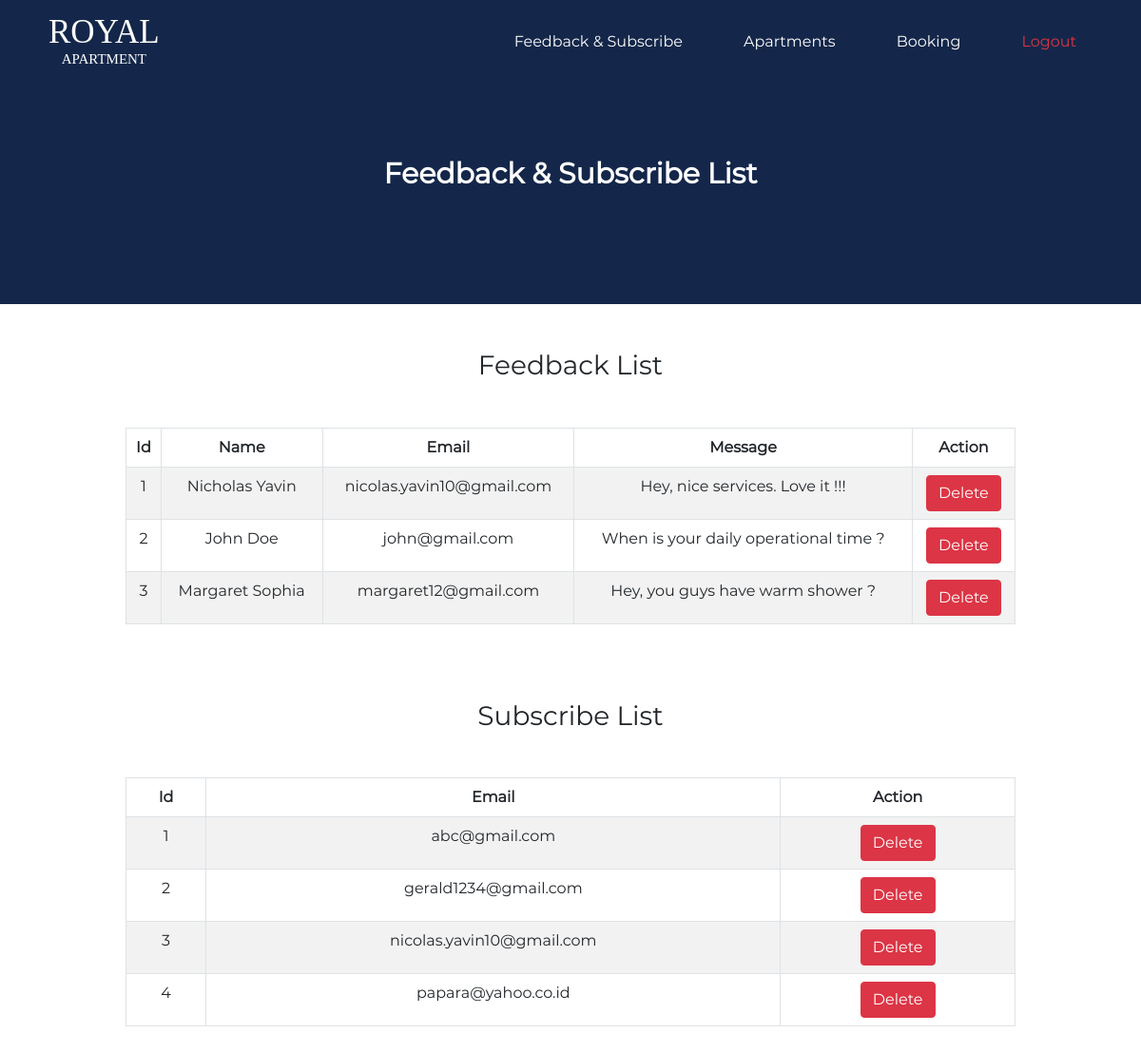
The page /index.php/welcome/admin_landing on the database its author committed.
### tables this page shows
CREATE TABLE `contact` (
  `id` int(5) NOT NULL,
  `name` varchar(100) NOT NULL,
  `email` varchar(100) NOT NULL,
  `message` varchar(500) NOT NULL
);

CREATE TABLE `subscribe` (
  `email` varchar(100) NOT NULL
);

### application/controllers/Welcome.php (called while the page is built, shortened)
<?php
class Welcome extends CI_Controller {
	public function admin_landing()
	{
		$this->load->model('User');
		$allContact = $this->User->selectContact();
		$allSubscribe = $this->User->selectSubscribe();
		$data = array(
            'allContact' => $allContact,
            'allSubscribe' => $allSubscribe,
			'top'     => 'top_dashboard',
			'header'  => 'header_dashboard',
			'content' => 'admin_landing',
			'bottom'  => 'bottom_dashboard'
		);
		$this->load->view('admin/layout_admin', $data);
	}
}

### index.php (called while the page is built, shortened)
<?php
require_once BASEPATH.'core/CodeIgniter.php';

### application/models/User.php (called while the page is built, shortened)
<?php
class User extends CI_Model{
    private $tableContact = 'contact';
    private $tableSubscribe = 'subscribe';
    public function selectContact(){
        $this->db->order_by('id','asc');
        $result = $this->db->get($this->tableContact)->result_array();
        return (count($result)>0)? $result:null;
    }
    public function selectSubscribe(){
        $this->db->order_by('email','asc');
        $result = $this->db->get($this->tableSubscribe)->result_array();
        return (count($result)>0)? $result:null;
    }
}

### application/views/admin/content/admin_landing.php (the view, shortened to what this page needs)
<div class="container-fluid text-center" style="background-color:#14274A; height:40vh;">
    <p class="text-white fw-bold" style="font-size:30px; padding-top:20vh; ">Feedback & Subscribe List</p>
</div>
<div class="container" style="height:max(100vh,auto); width:80vw; margin-bottom:10vh;">
    <div class="col">
        <div class="box box-info">
            <div class="box-header with-border">
            <h3 class="box-title text-center mt-5 mb-5"> Feedback List </h3>
            </div>
            <div class="box-body">
                <table class="table table-striped table-hovered table-bordered text-center" id="table_contact" name="table_booking">
                <thead>
                    <tr>
                    <th>Id</th>
                    <th>Name</th>
                    <th>Email</th>
                    <th>Message</th>
                    <th>Action</th>
                    </tr>
                </thead>
                <tbody>
                    <?php
                    if ($allContact && count($allContact)>0) {
                    for ($i=0; $i < count($allContact); $i++) {
                        echo "<tr>";
                        echo "<td>".$allContact[$i]['id']."</td>";
                        echo "<td>".$allContact[$i]['name']."</td>";
                        echo "<td>".$allContact[$i]['email']."</td>";
                        echo "<td>".$allContact[$i]['message']."</td>";
                        echo "<td>";
                        echo "<a class='btn btn-danger' href='".base_url('Welcome/deleteContact?id='.$allContact[$i]['id'])."' id='btn_hapus' onclick=return confirm('Apakah anda yakin menghapus data ini?');>Delete</a>";
                        echo "</td>";
                        echo "</tr>";
                    }
                    }
                    ?>
                </tbody>
                </table>
            </div>
            </div>
        </div>
    </div>
<div class="container" style="height:max(100vh,auto); width:80vw; margin-bottom:10vh;">
    <div class="col">
        <div class="box box-info">
            <div class="box-header with-border">
            <h3 class="box-title text-center mt-5 mb-5"> Subscribe List </h3>
            </div>
            <div class="box-body">
                <table class="table table-striped table-hovered table-bordered text-center" id="table_subscribe" name="table_subscribe">
                <thead>
                    <tr>
                        <th>Id</th>
                        <th>Email</th>
                        <th>Action</th>
                    </tr>
                </thead>
                <tbody>
                    <?php
                    if ($allSubscribe && count($allSubscribe)>0) {
                    for ($i=0; $i < count($allSubscribe); $i++) {
                        echo "<tr>";
                        echo "<td>".($i+1)."</td>";
                        echo "<td>".$allSubscribe[$i]['email']."</td>";
                        echo "<td>";
                        echo "<a class='btn btn-danger' href='".base_url('Welcome/deleteSubscribe?email='.$allSubscribe[$i]['email'])."' id='btn_hapus' onclick=return confirm('Apakah anda yakin menghapus data ini?');>Delete</a>";
                        echo "</td>";
                        echo "</tr>";
                    }
                    }
                    ?>
                </tbody>
                </table>
            </div>
            </div>
        </div>
    </div>

### application/views/admin/layout_admin.php (shortened to what this page needs)
<!DOCTYPE html>
<html>
<?php
    $this->load->view('admin/top/'.$top);
?>
<body>
<?php
    $this->load->view('admin/header/'.$header);
    $this->load->view('admin/content/'.$content);
?>
</body>
</html>

### application/views/admin/top/top_dashboard.php (shortened to what this page needs)
<head>
    <link rel="stylesheet" type="text/css" href="<?php echo base_url()?>asset/bootstrap.min.css">
</head>

### application/views/admin/header/header_dashboard.php (shortened to what this page needs)
<nav class="navbar navbar-expand-md navbar-light fixed-top" style="background-color:#14274A;">
    <div class="container-fluid">
        <div class=" ms-2 me-auto">
            <a class="text-center nav-link disabled" style="margin-left:15px; font-family:Garamond; font-size:35px; color:white; margin-top:-8px;" href="#">ROYAL<br>
            <p style="font-size:15px; margin-top:-10px; margin-bottom:-1px; color:white;">APARTMENT</p></a>
        </div>
        <div class="collapse navbar-collapse" id="navbarSupportedContent">
            <ul class="navbar-nav ms-auto mb-2 mb-lg-0">
                <li class="me-5 nav-item">
                    <a class="nav-link" style="color:white;" href="<?php echo base_url()?>Welcome/admin_landing">Feedback & Subscribe</a>
                </li>
                <li class="me-5 nav-item">
                    <a class="nav-link active" style="color:white;" href="<?php echo base_url()?>Welcome/admin_apartments">Apartments</a>
                </li>
                <li class="me-5 nav-item">
                    <a class="nav-link active" style="color:white;" href="<?php echo base_url()?>Welcome/admin_booking">Booking</a>
                </li>
                <li class="me-5 nav-item">
                    <a class="nav-link active text-danger" style="color:white;" href="<?php echo base_url()?>Welcome/logout">Logout</a>
                </li>
            </ul>
        </div>
    </div>
</nav>

### rows shown on the page
contact: id "1", name "Nicholas Yavin", email "nicolas.yavin10@gmail.com", message "Hey, nice services. Love it !!!"
contact: id "2", name "John Doe", email "john@gmail.com", message "When is your daily operational time ?"
contact: id "3", name "Margaret Sophia", email "margaret12@gmail.com", message "Hey, you guys have warm shower ?"
subscribe: email "abc@gmail.com"
subscribe: email "gerald1234@gmail.com"
subscribe: email "nicolas.yavin10@gmail.com"
subscribe: email "papara@yahoo.co.id"
